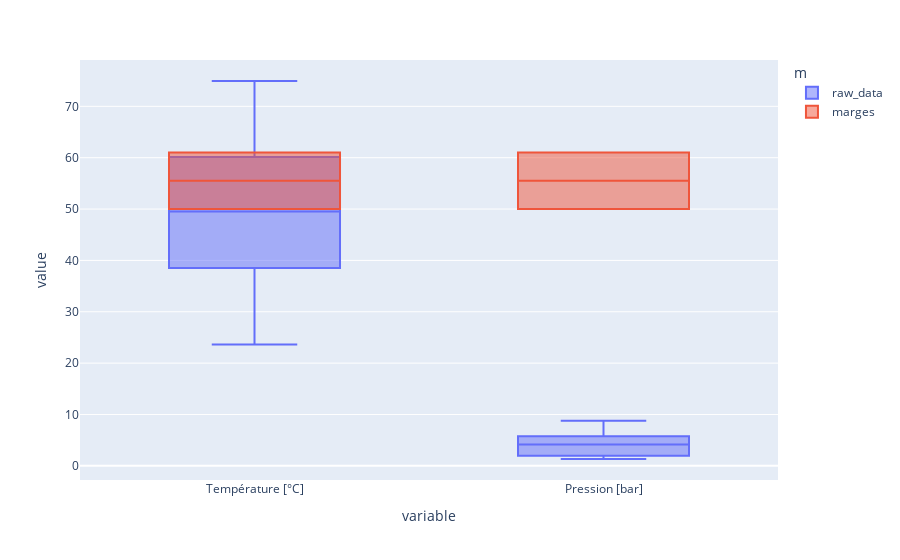

Source (notebook cell):
### Code cell
px.box(df2, y = df2.select_dtypes(include='number').columns, color='m', boxmode = 'overlay')

### Figure 1 — Plotly figure (JSON) as saved in the notebook; plotly's stock layout.template omitted (floating-point values rounded to 4 significant figures)
{"data": [{"alignmentgroup": "True", "hovertemplate": "m=raw_data<br>variable=%{x}<br>value=%{y}<extra></extra>", "legendgroup": "raw_data", "marker": {"color": "#636efa"}, "name": "raw_data", "notched": false, "offsetgroup": "raw_data", "orientation": "v", "showlegend": true, "type": "box", "x": ["Température [°C]", "Température [°C]", "Température [°C]", "Température [°C]", "Température [°C]", "Température [°C]", "Température [°C]", "Température [°C]", "Température [°C]", "Température [°C]", "Pression [bar]", "Pression [bar]", "Pression [bar]", "Pression [bar]", "Pression [bar]", "Pression [bar]", "Pression [bar]", "Pression [bar]", "Pression [bar]", "Pression [bar]"], "x0": " ", "xaxis": "x", "y": [49.04, 74.93, 23.64, 63.4, 30.51, 60.16, 50.01, 40.96, 50.47, 38.51, 5.303, 8.791, 1.95, 2.889, 1.334, 3.327, 1.786, 5.018, 5.748, 7.124], "y0": " ", "yaxis": "y"}, {"alignmentgroup": "True", "hovertemplate": "m=marges<br>variable=%{x}<br>value=%{y}<extra></extra>", "legendgroup": "marges", "marker": {"color": "#EF553B"}, "name": "marges", "notched": false, "offsetgroup": "marges", "orientation": "v", "showlegend": true, "type": "box", "x": ["Température [°C]", "Température [°C]", "Pression [bar]", "Pression [bar]"], "x0": " ", "xaxis": "x", "y": [50, 61, 50, 61], "y0": " ", "yaxis": "y"}], "layout": {"boxmode": "overlay", "legend": {"title": {"text": "m"}, "tracegroupgap": 0}, "margin": {"t": 60}, "xaxis": {"anchor": "y", "domain": [0, 1], "title": {"text": "variable"}}, "yaxis": {"anchor": "x", "domain": [0, 1], "title": {"text": "value"}}}}
